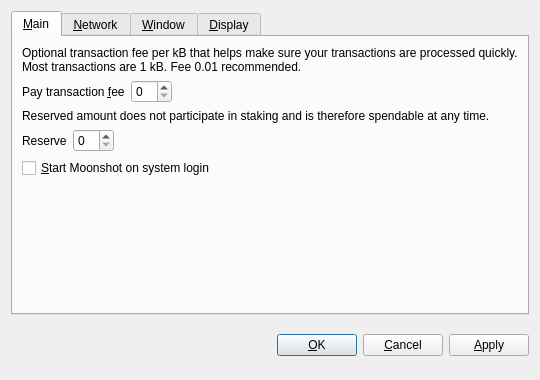
<?xml version="1.0" encoding="UTF-8"?>
<ui version="4.0">
 <class>OptionsDialog</class>
 <widget class="QDialog" name="OptionsDialog">
  <property name="geometry">
   <rect>
    <x>0</x>
    <y>0</y>
    <width>540</width>
    <height>380</height>
   </rect>
  </property>
  <property name="windowTitle">
   <string>Options</string>
  </property>
  <property name="modal">
   <bool>true</bool>
  </property>
  <layout class="QVBoxLayout" name="verticalLayout">
   <item>
    <widget class="QTabWidget" name="tabWidget">
     <property name="tabPosition">
      <enum>QTabWidget::North</enum>
     </property>
     <property name="currentIndex">
      <number>0</number>
     </property>
     <widget class="QWidget" name="tabMain">
      <attribute name="title">
       <string>&amp;Main</string>
      </attribute>
      <layout class="QVBoxLayout" name="verticalLayout_Main">
       <item>
        <widget class="QLabel" name="transactionFeeInfoLabel">
         <property name="text">
          <string>Optional transaction fee per kB that helps make sure your transactions are processed quickly. Most transactions are 1 kB. Fee 0.01 recommended.</string>
         </property>
         <property name="textFormat">
          <enum>Qt::PlainText</enum>
         </property>
         <property name="wordWrap">
          <bool>true</bool>
         </property>
        </widget>
       </item>
       <item>
        <layout class="QHBoxLayout" name="horizontalLayoutFee">
         <item>
          <widget class="QLabel" name="transactionFeeLabel">
           <property name="text">
            <string>Pay transaction &amp;fee</string>
           </property>
           <property name="textFormat">
            <enum>Qt::PlainText</enum>
           </property>
           <property name="buddy">
            <cstring>transactionFee</cstring>
           </property>
          </widget>
         </item>
         <item>
          <widget class="CoinAmountField" name="transactionFee"/>
         </item>
         <item>
          <spacer name="horizontalSpacerFee">
           <property name="orientation">
            <enum>Qt::Horizontal</enum>
           </property>
           <property name="sizeHint" stdset="0">
            <size>
             <width>40</width>
             <height>20</height>
            </size>
           </property>
          </spacer>
         </item>
        </layout>
       </item>
       <item>
        <widget class="QLabel" name="reserveBalanceInfoLabel">
         <property name="text">
          <string>Reserved amount does not participate in staking and is therefore spendable at any time.</string>
         </property>
         <property name="textFormat">
          <enum>Qt::PlainText</enum>
         </property>
         <property name="wordWrap">
          <bool>true</bool>
         </property>
        </widget>
       </item>
       <item>
        <layout class="QHBoxLayout" name="horizontalLayoutReserveBalance">
         <item>
          <widget class="QLabel" name="reserveBalanceLabel">
           <property name="text">
            <string>Reserve</string>
           </property>
           <property name="textFormat">
            <enum>Qt::PlainText</enum>
           </property>
           <property name="buddy">
            <cstring>reserveBalance</cstring>
           </property>
          </widget>
         </item>
         <item>
          <widget class="CoinAmountField" name="reserveBalance"/>
         </item>
         <item>
          <spacer name="horizontalSpacerReserveBalance">
           <property name="orientation">
            <enum>Qt::Horizontal</enum>
           </property>
           <property name="sizeHint" stdset="0">
            <size>
             <width>40</width>
             <height>20</height>
            </size>
           </property>
          </spacer>
         </item>
        </layout>
       </item>
       <item>
        <widget class="QCheckBox" name="coinAtStartup">
         <property name="toolTip">
          <string>Automatically start Moonshot after logging in to the system.</string>
         </property>
         <property name="text">
          <string>&amp;Start Moonshot on system login</string>
         </property>
        </widget>
       </item>
       <item>
        <spacer name="verticalSpacer_Main">
         <property name="orientation">
          <enum>Qt::Vertical</enum>
         </property>
         <property name="sizeHint" stdset="0">
          <size>
           <width>20</width>
           <height>40</height>
          </size>
         </property>
        </spacer>
       </item>
      </layout>
     </widget>
     <widget class="QWidget" name="tabNetwork">
      <attribute name="title">
       <string>&amp;Network</string>
      </attribute>
      <layout class="QVBoxLayout" name="verticalLayout_Network">
       <item>
        <widget class="QCheckBox" name="mapPortUpnp">
         <property name="toolTip">
          <string>Automatically open the Moonshot client port on the router. This only works when your router supports UPnP and it is enabled.</string>
         </property>
         <property name="text">
          <string>Map port using &amp;UPnP</string>
         </property>
        </widget>
       </item>
       <item>
        <widget class="QCheckBox" name="connectSocks">
         <property name="toolTip">
          <string>Connect to the Moonshot network through a SOCKS5 proxy (e.g. when connecting through Tor).</string>
         </property>
         <property name="text">
          <string>&amp;Connect through SOCKS5 proxy:</string>
         </property>
        </widget>
       </item>
       <item>
        <layout class="QHBoxLayout" name="horizontalLayout_Network">
         <item>
          <widget class="QLabel" name="proxyIpLabel">
           <property name="text">
            <string>Proxy &amp;IP:</string>
           </property>
           <property name="textFormat">
            <enum>Qt::PlainText</enum>
           </property>
           <property name="buddy">
            <cstring>proxyIp</cstring>
           </property>
          </widget>
         </item>
         <item>
          <widget class="QValidatedLineEdit" name="proxyIp">
           <property name="maximumSize">
            <size>
             <width>140</width>
             <height>16777215</height>
            </size>
           </property>
           <property name="toolTip">
            <string>IP address of the proxy (e.g. 127.0.0.1)</string>
           </property>
          </widget>
         </item>
         <item>
          <widget class="QLabel" name="proxyPortLabel">
           <property name="text">
            <string>&amp;Port:</string>
           </property>
           <property name="textFormat">
            <enum>Qt::PlainText</enum>
           </property>
           <property name="buddy">
            <cstring>proxyPort</cstring>
           </property>
          </widget>
         </item>
         <item>
          <widget class="QLineEdit" name="proxyPort">
           <property name="maximumSize">
            <size>
             <width>55</width>
             <height>16777215</height>
            </size>
           </property>
           <property name="toolTip">
            <string>Port of the proxy (e.g. 9050)</string>
           </property>
          </widget>
         </item>
         <item>
          <spacer name="horizontalSpacer_Network">
           <property name="orientation">
            <enum>Qt::Horizontal</enum>
           </property>
           <property name="sizeHint" stdset="0">
            <size>
             <width>40</width>
             <height>20</height>
            </size>
           </property>
          </spacer>
         </item>
        </layout>
       </item>
       <item>
        <spacer name="verticalSpacer_Network">
         <property name="orientation">
          <enum>Qt::Vertical</enum>
         </property>
         <property name="sizeHint" stdset="0">
          <size>
           <width>20</width>
           <height>40</height>
          </size>
         </property>
        </spacer>
       </item>
      </layout>
     </widget>
     <widget class="QWidget" name="tabWindow">
      <attribute name="title">
       <string>&amp;Window</string>
      </attribute>
      <layout class="QVBoxLayout" name="verticalLayout_Window">
       <item>
        <widget class="QCheckBox" name="minimizeToTray">
         <property name="toolTip">
          <string>Show only a tray icon after minimizing the window.</string>
         </property>
         <property name="text">
          <string>&amp;Minimize to the tray instead of the taskbar</string>
         </property>
        </widget>
       </item>
       <item>
        <widget class="QCheckBox" name="minimizeOnClose">
         <property name="toolTip">
          <string>Minimize instead of exit the application when the window is closed. When this option is enabled, the application will be closed only after selecting Quit in the menu.</string>
         </property>
         <property name="text">
          <string>M&amp;inimize on close</string>
         </property>
        </widget>
       </item>
       <item>
        <spacer name="verticalSpacer_Window">
         <property name="orientation">
          <enum>Qt::Vertical</enum>
         </property>
         <property name="sizeHint" stdset="0">
          <size>
           <width>20</width>
           <height>40</height>
          </size>
         </property>
        </spacer>
       </item>
      </layout>
     </widget>
     <widget class="QWidget" name="tabDisplay">
      <attribute name="title">
       <string>&amp;Display</string>
      </attribute>
      <layout class="QVBoxLayout" name="verticalLayout_Display">
       <item>
        <layout class="QHBoxLayout" name="horizontalLayout_1_Display">
         <item>
          <widget class="QLabel" name="langLabel">
           <property name="text">
            <string>User Interface &amp;language:</string>
           </property>
           <property name="textFormat">
            <enum>Qt::PlainText</enum>
           </property>
           <property name="buddy">
            <cstring>lang</cstring>
           </property>
          </widget>
         </item>
         <item>
          <widget class="QValueComboBox" name="lang">
           <property name="toolTip">
            <string>The user interface language can be set here. This setting will take effect after restarting Moonshot.</string>
           </property>
          </widget>
         </item>
        </layout>
       </item>
       <item>
        <layout class="QHBoxLayout" name="horizontalLayout_2_Display">
         <item>
          <widget class="QLabel" name="unitLabel">
           <property name="text">
            <string>&amp;Unit to show amounts in:</string>
           </property>
           <property name="textFormat">
            <enum>Qt::PlainText</enum>
           </property>
           <property name="buddy">
            <cstring>unit</cstring>
           </property>
          </widget>
         </item>
         <item>
          <widget class="QValueComboBox" name="unit">
           <property name="toolTip">
            <string>Choose the default subdivision unit to show in the interface and when sending coins.</string>
           </property>
          </widget>
         </item>
        </layout>
       </item>
       <item>
        <widget class="QCheckBox" name="coinControlFeatures">
         <property name="toolTip">
          <string>Whether to show coin control features or not.</string>
         </property>
         <property name="text">
          <string>Display coin &amp;control features (experts only!)</string>
         </property>
        </widget>
       </item>
       <item>
        <spacer name="verticalSpacer_Display">
         <property name="orientation">
          <enum>Qt::Vertical</enum>
         </property>
         <property name="sizeHint" stdset="0">
          <size>
           <width>20</width>
           <height>40</height>
          </size>
         </property>
        </spacer>
       </item>
      </layout>
     </widget>
    </widget>
   </item>
   <item>
    <layout class="QHBoxLayout" name="horizontalLayout_Buttons">
     <item>
      <spacer name="horizontalSpacer_1">
       <property name="orientation">
        <enum>Qt::Horizontal</enum>
       </property>
       <property name="sizeHint" stdset="0">
        <size>
         <width>40</width>
         <height>48</height>
        </size>
       </property>
      </spacer>
     </item>
     <item>
      <widget class="QLabel" name="statusLabel">
       <property name="font">
        <font>
         <weight>75</weight>
         <bold>true</bold>
        </font>
       </property>
       <property name="text">
        <string/>
       </property>
       <property name="textFormat">
        <enum>Qt::PlainText</enum>
       </property>
       <property name="wordWrap">
        <bool>true</bool>
       </property>
      </widget>
     </item>
     <item>
      <spacer name="horizontalSpacer_2">
       <property name="orientation">
        <enum>Qt::Horizontal</enum>
       </property>
       <property name="sizeHint" stdset="0">
        <size>
         <width>40</width>
         <height>48</height>
        </size>
       </property>
      </spacer>
     </item>
     <item>
      <widget class="QPushButton" name="okButton">
       <property name="text">
        <string>&amp;OK</string>
       </property>
      </widget>
     </item>
     <item>
      <widget class="QPushButton" name="cancelButton">
       <property name="text">
        <string>&amp;Cancel</string>
       </property>
       <property name="autoDefault">
        <bool>false</bool>
       </property>
      </widget>
     </item>
     <item>
      <widget class="QPushButton" name="applyButton">
       <property name="text">
        <string>&amp;Apply</string>
       </property>
       <property name="autoDefault">
        <bool>false</bool>
       </property>
      </widget>
     </item>
    </layout>
   </item>
  </layout>
 </widget>
 <customwidgets>
  <customwidget>
   <class>QValidatedLineEdit</class>
   <extends>QLineEdit</extends>
   <header>qvalidatedlineedit.h</header>
  </customwidget>
  <customwidget>
   <class>CoinAmountField</class>
   <extends>QSpinBox</extends>
   <header>coinamountfield.h</header>
   <container>1</container>
  </customwidget>
  <customwidget>
   <class>QValueComboBox</class>
   <extends>QComboBox</extends>
   <header>qvaluecombobox.h</header>
  </customwidget>
 </customwidgets>
 <resources/>
 <connections/>
</ui>
